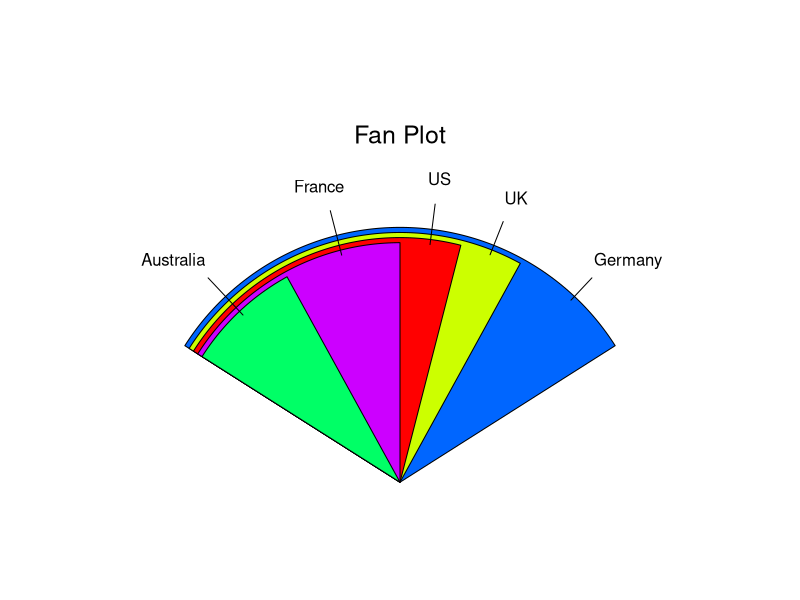

The R source for this figure:
# Веерная диаграмма
# На круговых диаграммах сложно сравнивать значения сегментов (если только они не
# приведены в подписях). К примеру, сможете ли вы сравнить США и Германию, глядя на простую
# круговую диаграмму? Если можете, то вы проницательней меня. В качестве попытки улучшить
# ситуацию, был разработан вариант круговой диаграммы под названием веерная диаграмма. Эта
# диаграмма (Lemon & Tyagi, 2009) предоставляет пользователю возможность представить графически
# и сами значения, и различия между ними. В R эту диаграмму можно построить при помощи функции
# fan.plot() из пакета plotrix.

library(plotrix)
slices <- c(10, 12, 4, 16, 8)
lbls <- c("US", "UK", "Australia", "Germany", "France")
fan.plot(slices, labels = lbls, main="Fan Plot")

# На веерной диаграмме сегменты расположены так, что они налегают друг на друга, а их радиусы
# имеют такой размер, чтобы каждый сегмент был виден. Здесь можно видеть, что Германии
# соответствует самый большой сегмент и что размер сегмента США составляет примерно 60% от
# Германии. Франция составляет около половины от Германии и вдвое превосходит Австралию.
# Помните, что здесь важна ширина сегментов, а не их радиус.